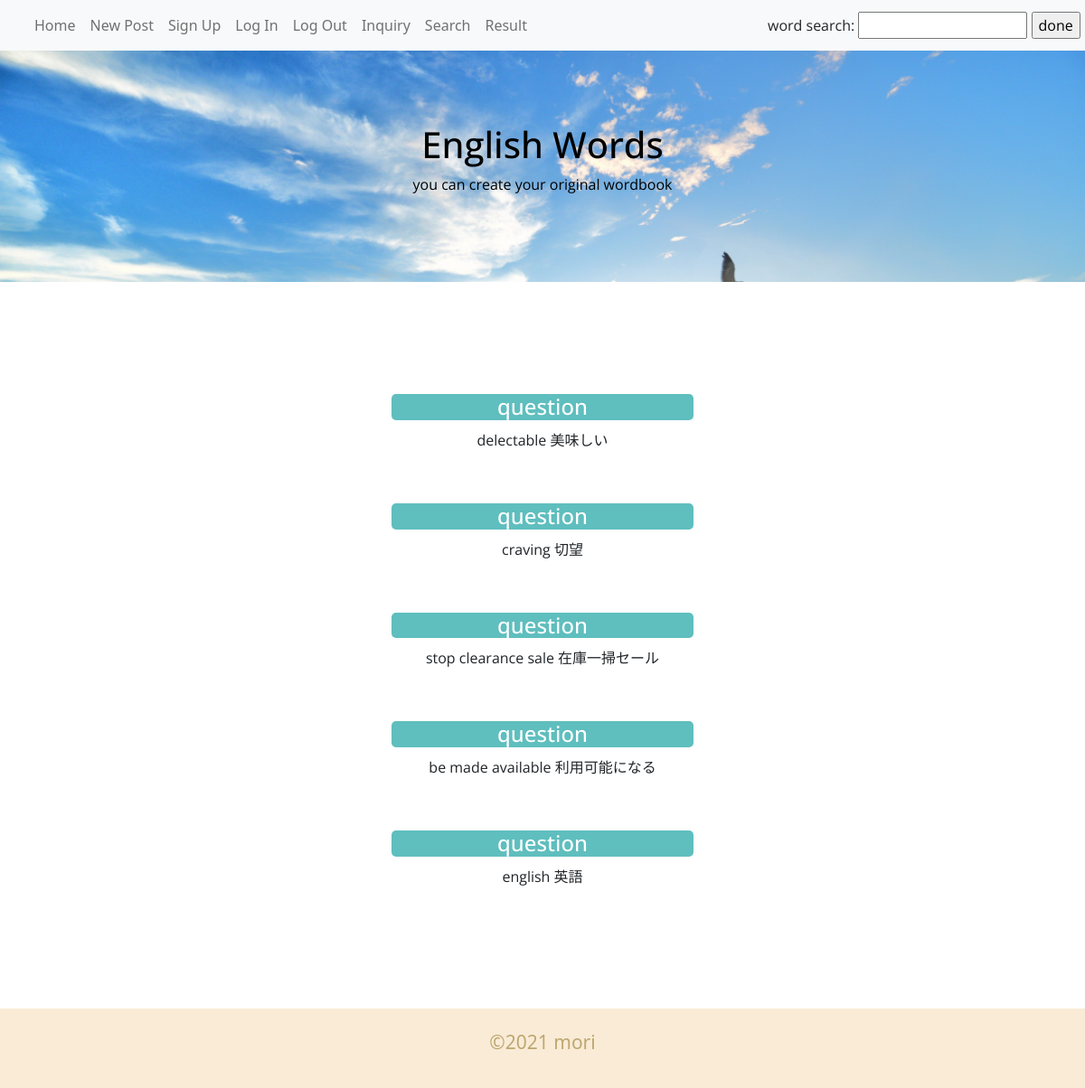
The app's page / (signed in) with its own data.
### englishapp/models.py (models this page shows, shortened)
class Answer(models.Model):
    id = models.AutoField(primary_key=True)
    question = models.TextField('問題',unique=True)
    answer = models.TextField('答え')
    created_at = models.DateTimeField('投稿日',default=timezone.now)

### englishapp/views.py (the view)
# urls.py: path('',views.IndexView.as_view(), name = 'index'),
class IndexView(generic.ListView):
    model = Answer
    paginate_by = 10
    template_name = 'englishapp/list.html'
    def get_queryset(self):
        query = super().get_queryset()
        question = self.request.GET.get('question',None)
        if question:
            query=query.filter(
                question=question
            )
        return query

### templates/englishapp/list.html
{%extends 'englishapp/base.html'%}
{% load static%}
{%block contents%}
{% if user.is_authenticated %}
{% for answer in answer_list %}
<div class="container mb-4 mt-4">
  <h4 class="cards-header">question</h4>
  <div class="cards-body">
      <tr>
        <th>{{answer.question}}</th>
        <th>{{answer.answer}}</th>
      </tr>
  </div>
</div>
{% endfor %}
{%else%}
<a href="{%url 'user:login'%}"class="please">Please Log In!</a>
{% endif %}
{%endblock%}

### static/style.css (style rules this page uses)
html { font-size: 100%; }
body { font-family: 'New Tegomin', serif; }
.container { margin-top: 6%; margin-bottom: 60px; margin: 100px; }
.cards-header { text-align: center; width: 30%; max-width: 980px; color: #fff; margin:auto; background-color:rgb(95, 190, 190); border-radius: 5px; font-family: 'Open Sans', sans-serif; }
.cards-body { font-family: 'New Tegomin', serif; font-family: 'Open Sans', sans-serif; text-align: center; margin: 10px; }

### records on screen
Answer: question "delectable", answer "美味しい"
Answer: question "craving", answer "切望"
Answer: question "stop clearance sale", answer "在庫一掃セール"
Answer: question "be made available", answer "利用可能になる"
Answer: question "english", answer "英語"
